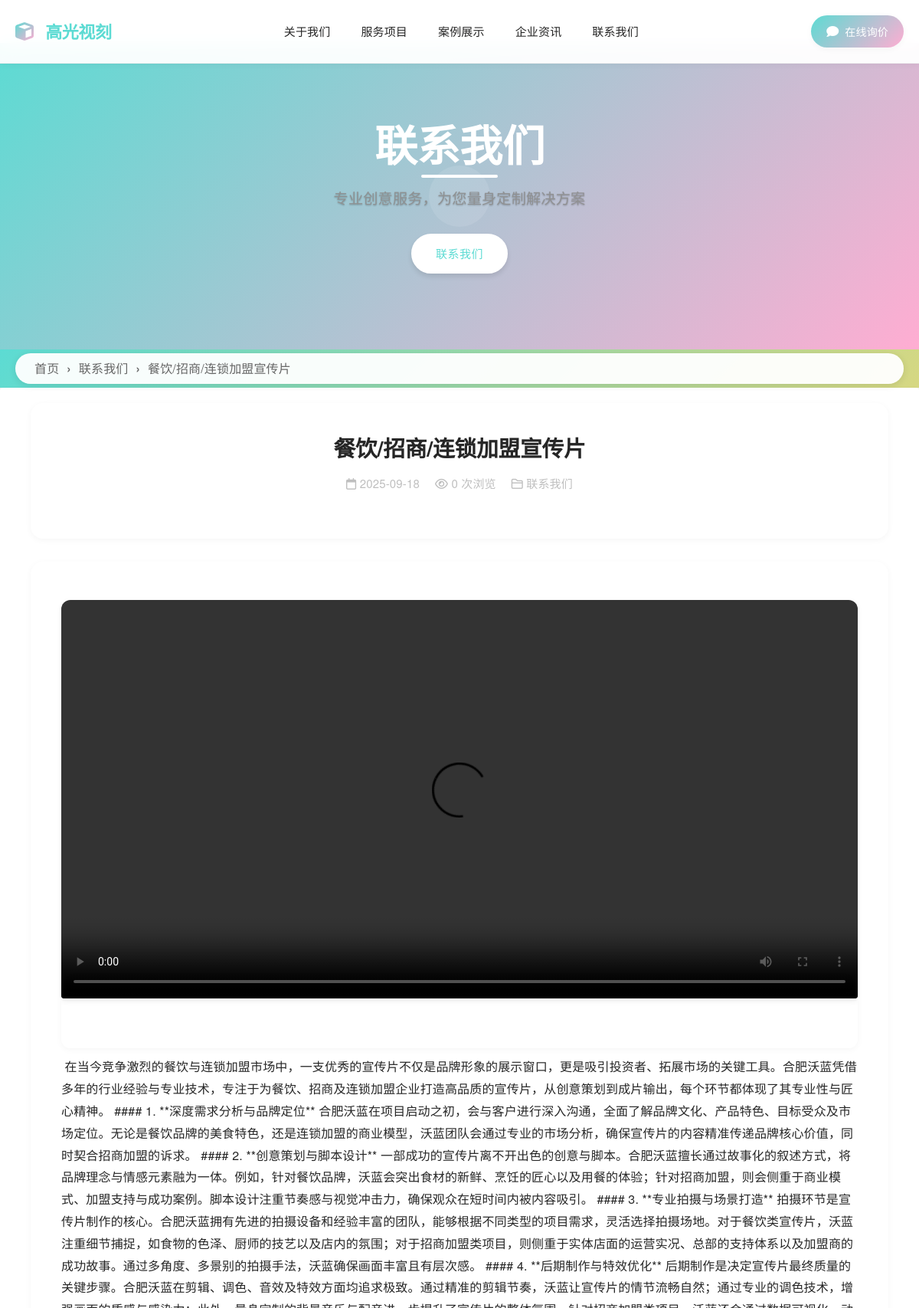
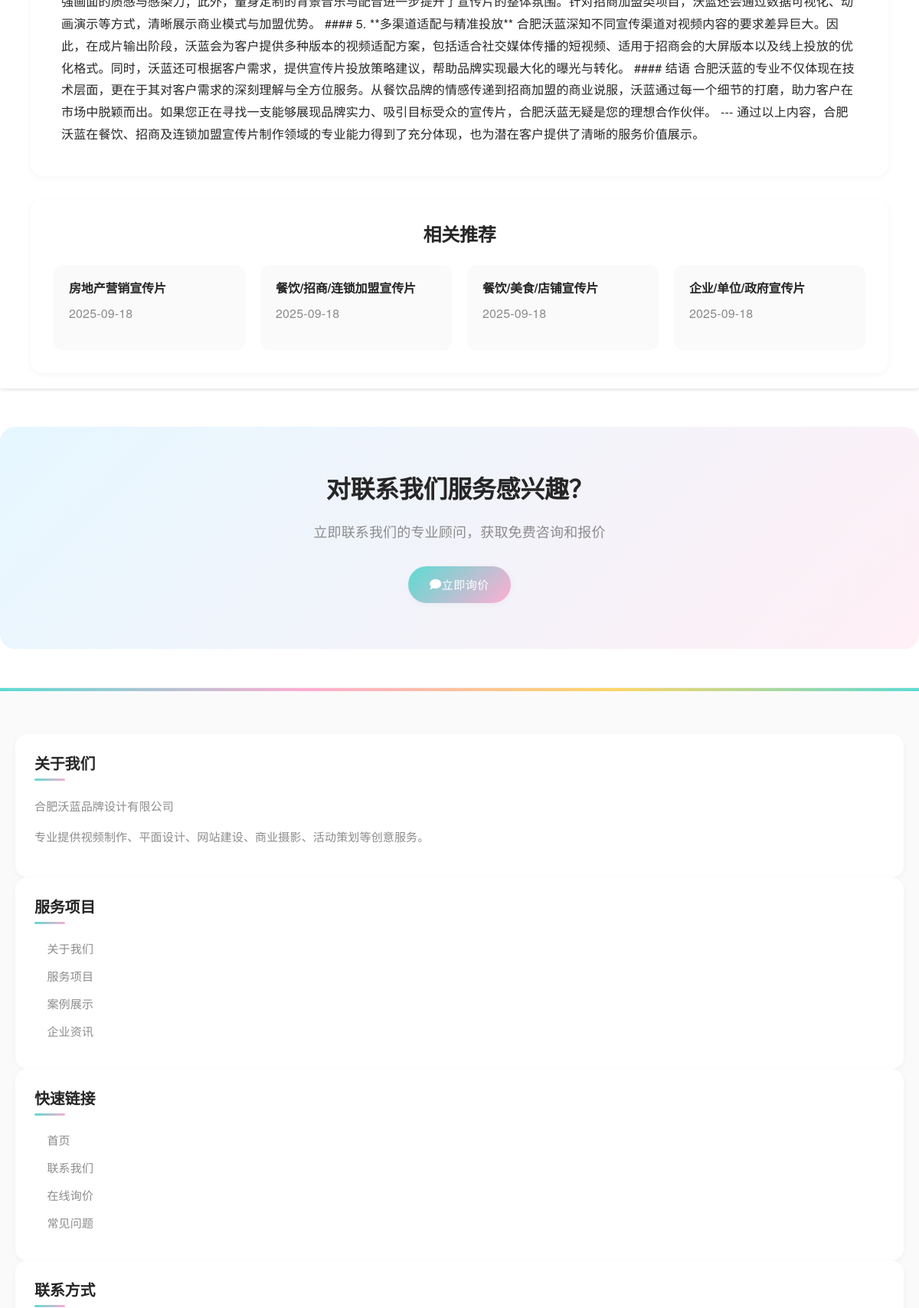
Page /OOB1ZUbw/Wfmsfsuz.html (upper part) on the committed database (2 pictures, top to bottom).
### tables this page shows
CREATE TABLE `config` (
  `id` int(11) NOT NULL AUTO_INCREMENT,
  `config_key` varchar(100) NOT NULL COMMENT '配置键名',
  `config_value` text COMMENT '配置值',
  `config_group` varchar(50) DEFAULT 'basic' COMMENT '配置分组',
  `config_type` enum('text','textarea','number','select','radio','checkbox','image','file') DEFAULT 'text' COMMENT '配置类型',
  `config_options` text COMMENT '配置选项(JSON格式)',
  `config_title` varchar(200) DEFAULT NULL COMMENT '配置标题',
  `config_description` text COMMENT '配置描述',
  `sort_order` int(11) DEFAULT '0' COMMENT '排序',
  `is_required` tinyint(1) DEFAULT '0' COMMENT '是否必填',
  `is_system` tinyint(1) DEFAULT '0' COMMENT '是否系统配置',
  `created_at` datetime DEFAULT CURRENT_TIMESTAMP COMMENT '创建时间',
  `updated_at` datetime DEFAULT CURRENT_TIMESTAMP ON UPDATE CURRENT_TIMESTAMP COMMENT '更新时间',
  PRIMARY KEY (`id`),
  UNIQUE KEY `config_key` (`config_key`),
  KEY `config_group` (`config_group`),
  KEY `sort_order` (`sort_order`)
);

CREATE TABLE `categories` (
  `id` int(11) NOT NULL AUTO_INCREMENT,
  `name` varchar(100) NOT NULL COMMENT '栏目名称',
  `slug` varchar(100) NOT NULL COMMENT 'URL别名',
  `description` text COMMENT '栏目描述',
  `channel_content` longtext COMMENT '频道页面内容',
  `template_type` enum('channel','list','content') NOT NULL DEFAULT 'list' COMMENT '模板类型',
  `template_file` varchar(100) DEFAULT NULL COMMENT '模板文件名',
  `parent_id` int(11) NOT NULL DEFAULT '0' COMMENT '父栏目ID',
  `sort_order` int(11) NOT NULL DEFAULT '0' COMMENT '排序',
  `is_active` tinyint(1) NOT NULL DEFAULT '1' COMMENT '是否启用',
  `meta_title` varchar(200) DEFAULT NULL COMMENT 'SEO标题',
  `meta_keywords` varchar(500) DEFAULT NULL COMMENT 'SEO关键词',
  `meta_description` varchar(500) DEFAULT NULL COMMENT 'SEO描述',
  `created_at` timestamp NOT NULL DEFAULT CURRENT_TIMESTAMP COMMENT '创建时间',
  `updated_at` timestamp NOT NULL DEFAULT CURRENT_TIMESTAMP ON UPDATE CURRENT_TIMESTAMP COMMENT '更新时间',
  `content_template_id` int(11) DEFAULT NULL COMMENT '内容模板ID',
  PRIMARY KEY (`id`),
  UNIQUE KEY `slug` (`slug`),
  KEY `parent_id` (`parent_id`),
  KEY `sort_order` (`sort_order`),
  KEY `is_active` (`is_active`),
  KEY `idx_template_file` (`template_file`),
  KEY `idx_content_template_id` (`content_template_id`)
);

CREATE TABLE `contents` (
  `id` int(11) NOT NULL AUTO_INCREMENT,
  `category_id` int(11) NOT NULL COMMENT '栏目ID',
  `title` varchar(200) NOT NULL COMMENT '标题',
  `slug` varchar(200) NOT NULL COMMENT 'URL别名',
  `summary` text COMMENT '摘要',
  `content` longtext COMMENT '内容',
  `thumbnail` varchar(500) DEFAULT NULL COMMENT '缩略图',
  `images` json DEFAULT NULL COMMENT '图片集合',
  `videos` json DEFAULT NULL COMMENT '视频集合',
  `tags` varchar(500) DEFAULT NULL COMMENT '标签',
  `view_count` int(11) NOT NULL DEFAULT '0' COMMENT '浏览量',
  `sort_order` int(11) NOT NULL DEFAULT '0' COMMENT '排序',
  `is_featured` tinyint(1) NOT NULL DEFAULT '0' COMMENT '是否推荐',
  `is_published` tinyint(1) NOT NULL DEFAULT '1' COMMENT '是否发布',
  `published_at` timestamp NULL DEFAULT NULL COMMENT '发布时间',
  `seo_title` varchar(200) DEFAULT NULL COMMENT 'SEO标题',
  `seo_keywords` varchar(500) DEFAULT NULL COMMENT 'SEO关键词',
  `seo_description` varchar(500) DEFAULT NULL COMMENT 'SEO描述',
  `created_at` timestamp NOT NULL DEFAULT CURRENT_TIMESTAMP COMMENT '创建时间',
  `updated_at` timestamp NOT NULL DEFAULT CURRENT_TIMESTAMP ON UPDATE CURRENT_TIMESTAMP COMMENT '更新时间',
  PRIMARY KEY (`id`),
  UNIQUE KEY `slug` (`slug`),
  KEY `category_id` (`category_id`),
  KEY `is_published` (`is_published`),
  KEY `is_featured` (`is_featured`),
  KEY `sort_order` (`sort_order`)
);

### templates/default/detail.php (the view, shortened to what this page needs)
<?php
$innerpage_banners = get_innerpage_banners(5);
$related_contents = get_contents($content['category_id'], 4, 0, true);
?>
<!DOCTYPE html>
<html lang="zh-CN">
<head>
    <link rel="stylesheet" href="https://unpkg.com/layui@2.8.0/dist/css/layui.css">
    <link rel="stylesheet" href="<?php echo url('templates/default/assets/css/frontend/style.css'); ?>">
    <link rel="stylesheet" href="<?php echo url('templates/default/assets/css/frontend/content.css'); ?>">
    <link rel="stylesheet" href="<?php echo url('templates/default/assets/css/frontend/dynamic-banner.css'); ?>">
    <link rel="stylesheet" href="https://cdnjs.cloudflare.com/ajax/libs/font-awesome/6.0.0/css/all.min.css">
</head>
<body class="content-page">
    <?php include __DIR__ . '/header.php'; ?>
    <?php if (!empty($innerpage_banners)): ?>
    <section class="inner-banner-section">
        <div class="dynamic-inner-carousel">
            <?php foreach ($innerpage_banners as $index => $banner): ?>
            <div class="carousel-slide-3d <?php echo $index === 0 ? 'active' : ''; ?>"
                 style="background-image: url('<?php echo htmlspecialchars($banner['image_url']); ?>');">
                <div class="inner-banner-content-3d">
                    <?php if (!empty($banner['title'])): ?>
                    <h2><?php echo htmlspecialchars($banner['title']); ?></h2>
                    <?php endif; ?>
                    <?php if (!empty($banner['link_url'])): ?>
                    <div class="inner-banner-buttons">
                        <a href="<?php echo htmlspecialchars($banner['link_url']); ?>" class="btn-primary">了解更多</a>
                    </div>
                    <?php endif; ?>
                </div>
            </div>
            <?php endforeach; ?>
            <button class="carousel-control-3d prev">
                <i class="fas fa-chevron-left"></i>
            </button>
            <button class="carousel-control-3d next">
                <i class="fas fa-chevron-right"></i>
            </button>
            <div class="carousel-indicators-3d">
                <?php for ($i = 0; $i < count($innerpage_banners); $i++): ?>
                <span class="indicator-3d <?php echo $i === 0 ? 'active' : ''; ?>" data-slide="<?php echo $i; ?>"></span>
                <?php endfor; ?>
            </div>
        </div>
    </section>
    <?php else: ?>
    <section class="inner-banner-section inner-banner-placeholder">
        <div class="inner-banner-placeholder-content">
            <h2><?php echo htmlspecialchars($category['name']); ?></h2>
            <p>专业创意服务，为您量身定制解决方案</p>
            <div class="inner-banner-placeholder-buttons">
                <a href="<?php echo url('contact/'); ?>" class="btn-primary">联系我们</a>
            </div>
        </div>
    </section>
    <?php endif; ?>
    <section class="breadcrumb-section" style="height: 50px; display: flex; align-items: center;">
        <div class="container">
            <div class="custom-breadcrumb" style="height: 40px; width: 100%;">
                <?php
                $breadcrumb_data = generate_breadcrumb_data($category['id'], $content);
                echo render_breadcrumb_html($breadcrumb_data);
                ?>
            </div>
        </div>
    </section>
    <section class="content-detail">
        <div class="container">
            <div class="content-header">
                <h1 class="content-title"><?php echo $content['title']; ?></h1>
                <div class="content-meta">
                    <span>
                        <i class="far fa-calendar"></i>
                        <?php echo date('Y-m-d', strtotime($content['created_at'])); ?>
                    </span>
                    <span>
                        <i class="far fa-eye"></i>
                        <?php echo $content['view_count']; ?> 次浏览
                    </span>
                    <span>
                        <i class="far fa-folder"></i>
                        <?php echo $category['name']; ?>
                    </span>
                </div>
            </div>
            <div class="content-body">
                <?php echo $content['content']; ?>
            </div>
            <?php if (!empty($related_contents)): ?>
            <div class="related-content">
                <h3 class="related-title">相关推荐</h3>
                <div class="related-grid">
                    <?php foreach ($related_contents as $related): ?>
                    <a href="<?php echo content_url($related); ?>" class="related-item">
                        <h4><?php echo $related['title']; ?></h4>
                        <p><?php echo date('Y-m-d', strtotime($related['created_at'])); ?></p>
                    </a>
                    <?php endforeach; ?>
                </div>
            </div>
            <?php endif; ?>
        </div>
    </section>
    <section class="inquiry-section">
        <div class="container">
            <h2>对<?php echo $category['name']; ?>服务感兴趣？</h2>
            <p>立即联系我们的专业顾问，获取免费咨询和报价</p>
            <a href="<?php echo url('contact/'); ?>" class="btn-primary">
                <i class="fas fa-comment"></i> 立即询价
            </a>
        </div>
    </section>
    <?php include __DIR__ . '/footer.php'; ?>
</body>
</html>

### templates/default/header.php (shortened to what this page needs)
<header class="site-header">
    <div class="container">
        <div class="header-content">
            <div class="logo">
                <a href="<?php echo url(); ?>">
                    <i class="fas fa-cube"></i>
                    <span><?php echo get_config('site_name', '高光视刻'); ?></span>
                </a>
            </div>
            <nav class="main-nav">
                <ul class="nav-list">
                    <?php
                    $main_categories = get_categories(0, true);
                    $current_url = $_SERVER['REQUEST_URI'];
                    foreach ($main_categories as $category):
                        $is_active = strpos($current_url, '/' . $category['slug'] . '/') !== false;
                        $sub_categories = get_categories($category['id'], true);
                    ?>
                    <li class="nav-item <?php echo $is_active ? 'active' : ''; ?>">
                        <a href="<?php echo url($category['slug'] . '/'); ?>"><?php echo $category['name']; ?></a>
                    </li>
                    <?php endforeach; ?>
                </ul>
            </nav>
            <div class="header-actions">
                <a href="<?php echo url('contact/'); ?>" class="btn-inquiry">
                    <i class="fas fa-comment"></i> 在线询价
                </a>
            </div>
        </div>
    </div>
</header>

### templates/default/footer.php (shortened to what this page needs)
<footer class="site-footer">
    <div class="container">
        <div class="footer-content">
            <div class="layui-row layui-col-space15">
                <div class="layui-col-md3 layui-col-sm6">
                    <div class="footer-section">
                        <h3>关于我们</h3>
                        <p><?php echo get_config('company_name', '合肥沃蓝品牌设计有限公司'); ?></p>
                        <p>专业提供视频制作、平面设计、网站建设、商业摄影、活动策划等创意服务。</p>
                    </div>
                </div>
                <div class="layui-col-md3 layui-col-sm6">
                    <div class="footer-section">
                        <h3>服务项目</h3>
                        <ul class="footer-links">
                            <?php
                            $service_categories = get_categories(0, true);
                            foreach ($service_categories as $category):
                                if ($category['slug'] != 'contact'):
                            ?>
                            <li><a href="<?php echo url($category['slug'] . '/'); ?>"><?php echo $category['name']; ?></a></li>
                            <?php
                                endif;
                            endforeach;
                            ?>
                        </ul>
                    </div>
                </div>
                <div class="layui-col-md3 layui-col-sm6">
                    <div class="footer-section">
                        <h3>快速链接</h3>
                        <ul class="footer-links">
                            <li><a href="<?php echo url(); ?>">首页</a></li>
                            <li><a href="<?php echo url('contact/'); ?>">联系我们</a></li>
                            <li><a href="<?php echo url('contact/'); ?>">在线询价</a></li>
                            <li><a href="<?php echo url('contact/faq/'); ?>">常见问题</a></li>
                        </ul>
                    </div>
                </div>
                <div class="layui-col-md3 layui-col-sm6">
                    <div class="footer-section">
                        <h3>联系方式</h3>
                    </div>
                </div>
            </div>
        </div>
    </div>
</footer>

### templates/default/assets/css/frontend/content.css (style rules this page uses)
.content-page .inner-banner-section { margin-top: 0; position: relative; height: 400px; }
.content-page .site-header { position: fixed; top: 0; left: 0; right: 0; z-index: 1000; }
.content-page { padding-top: 56px; }
.breadcrumb-section { background: linear-gradient(-45deg, #5cdbd3, #ffadd2, #ffd666, #5cdbd3); background-size: 400% 400%; animation: gradientBG 15s ease infinite; box-shadow: 0 4px 6px rgba(0, 0, 0, 0.1); height: 60px; display: flex; align-items: center; }
.custom-breadcrumb { background: rgba(255, 255, 255, 0.95); border-radius: 30px; padding: 0 25px; height: 40px; display: flex; align-items: center; box-shadow: 0 2px 10px rgba(0, 0, 0, 0.1); font-weight: 500; }
.content-detail { padding: 20px; background-color: #fff; border-radius: 0.25rem; box-shadow: 0 2px 4px rgba(0, 0, 0, 0.1); }
.content-detail h1 { font-size: 1.8rem; margin-bottom: 1rem; }
.content-detail p { font-size: 1rem; line-height: 1.5; margin-bottom: 1rem; }
.content-detail a { color: #007bff; text-decoration: none; }

### templates/default/assets/css/frontend/dynamic-banner.css (style rules this page uses)
.inner-banner-section { position: relative; height: 400px; overflow: visible; margin-top: 0; perspective: 1000px; }

### rows in the picture
config: config_value "高光视刻"
categories: name "关于我们"
categories: name "服务项目"
categories: name "案例展示"
categories: name "企业资讯"
categories: name "联系我们"
contents: title "餐饮/招商/连锁加盟宣传片", created_at "2025-09-18", view_count "0", content "在当今竞争激烈的餐饮与连锁加盟市场中，一支优秀的宣传片不仅是品牌形象的展示窗口，更是吸引投资者、拓展市场的关键工具。合肥沃蓝凭借多年的行业经验与专业技术，专注于为餐饮、招商及连锁加盟企业打造高品质的宣传片，从创意策划到成片输出，每个环节都体现了其专业性与匠心精神。 #### 1. **深度需求分析与品牌定位** 合肥沃蓝在项目启动之初，会与客户进行深入沟通，全面了解品牌文化、产品特色、目标受众及市场定位。无论是餐饮品牌的美食特色，还是连锁加盟的商业模型，沃蓝团队会通过专业的市场分析，确保宣传片的内容精准传递品牌核心价值，同时契合招商加盟的诉求。 #### 2. **创意策划与脚本设计** 一部成功的宣传片离不开出色的创意与脚本。合肥沃蓝擅长通过故事化的叙述方式，将品牌理念与情感元素融为一体。例如，针对餐饮品牌，沃蓝会突出食材的新鲜、烹饪的匠心以及用餐的体验；针对招商加盟，则会侧重于商业模式、加盟支持与成功案例。脚本设计注重节奏感与视觉冲击力，确保观众在短时间内被内容吸引。 #### 3. **专业拍摄与场景打造** 拍摄环节是宣传片制作的核心。合肥沃蓝拥有先进的拍摄设备和经验丰富的团队，能够根据不同类型的项目需求，灵活选择拍摄场地。对于餐饮类宣传片，沃蓝注重细节捕捉，如食物的色泽、厨师的技艺以及店内的氛围；对于招商加盟类项目，则侧重于实体店面的运营实况、总部的支持体系以及加盟商的成功故事。通过多角度、多景别的拍摄手法，沃蓝确保画面丰富且有层次感。 #### 4. **后期制作与特效优化**…"
contents: title "房地产营销宣传片", created_at "2025-09-18"
contents: title "餐饮/美食/店铺宣传片", created_at "2025-09-18"
contents: title "企业/单位/政府宣传片", created_at "2025-09-18"

### other values in the picture
$item['name'] "首页"
$item['name'] "联系我们"
$item['name'] "餐饮/招商/连锁加盟宣传片"
get_config('company_name', '合肥沃蓝品牌设计有限公司') "合肥沃蓝品牌设计有限公司"
